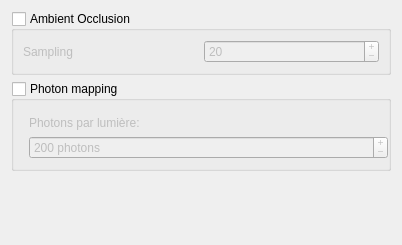
       <widget class="QWidget" name="page_3">
        <property name="geometry">
         <rect>
          <x>0</x>
          <y>0</y>
          <width>402</width>
          <height>245</height>
         </rect>
        </property>
        <attribute name="label">
         <string>Illumination globale</string>
        </attribute>
        <layout class="QGridLayout" name="gridLayout_18">
         <item row="0" column="0">
          <widget class="QWidget" name="widget_5" native="true">
           <layout class="QGridLayout" name="gridLayout_19">
            <property name="margin">
             <number>0</number>
            </property>
            <item row="2" column="0">
             <spacer name="verticalSpacer_5">
              <property name="orientation">
               <enum>Qt::Vertical</enum>
              </property>
              <property name="sizeHint" stdset="0">
               <size>
                <width>269</width>
                <height>298</height>
               </size>
              </property>
             </spacer>
            </item>
            <item row="0" column="0">
             <widget class="QGroupBox" name="_ambientOcclusion">
              <property name="title">
               <string>Ambient Occlusion</string>
              </property>
              <property name="checkable">
               <bool>true</bool>
              </property>
              <property name="checked">
               <bool>false</bool>
              </property>
              <layout class="QGridLayout" name="gridLayout_20">
               <item row="0" column="1">
                <widget class="QSpinBox" name="_ambientOcclusionSampling">
                 <property name="buttonSymbols">
                  <enum>QAbstractSpinBox::PlusMinus</enum>
                 </property>
                 <property name="minimum">
                  <number>1</number>
                 </property>
                 <property name="maximum">
                  <number>10000</number>
                 </property>
                 <property name="value">
                  <number>20</number>
                 </property>
                </widget>
               </item>
               <item row="0" column="0">
                <widget class="QLabel" name="label_15">
                 <property name="text">
                  <string>Sampling</string>
                 </property>
                </widget>
               </item>
              </layout>
             </widget>
            </item>
            <item row="1" column="0">
             <widget class="QGroupBox" name="_photonMapping">
              <property name="title">
               <string>Photon mapping</string>
              </property>
              <property name="checkable">
               <bool>true</bool>
              </property>
              <property name="checked">
               <bool>false</bool>
              </property>
              <layout class="QGridLayout" name="gridLayout_21">
               <property name="leftMargin">
                <number>15</number>
               </property>
               <property name="topMargin">
                <number>15</number>
               </property>
               <property name="rightMargin">
                <number>0</number>
               </property>
               <item row="1" column="1">
                <widget class="QSpinBox" name="_photonMappingValue">
                 <property name="buttonSymbols">
                  <enum>QAbstractSpinBox::PlusMinus</enum>
                 </property>
                 <property name="suffix">
                  <string> photons</string>
                 </property>
                 <property name="minimum">
                  <number>1</number>
                 </property>
                 <property name="maximum">
                  <number>1000000</number>
                 </property>
                 <property name="value">
                  <number>200</number>
                 </property>
                </widget>
               </item>
               <item row="0" column="1">
                <widget class="QLabel" name="label_16">
                 <property name="text">
                  <string>Photons par lumière:</string>
                 </property>
                </widget>
               </item>
              </layout>
             </widget>
            </item>
           </layout>
          </widget>
         </item>
        </layout>
       </widget>
